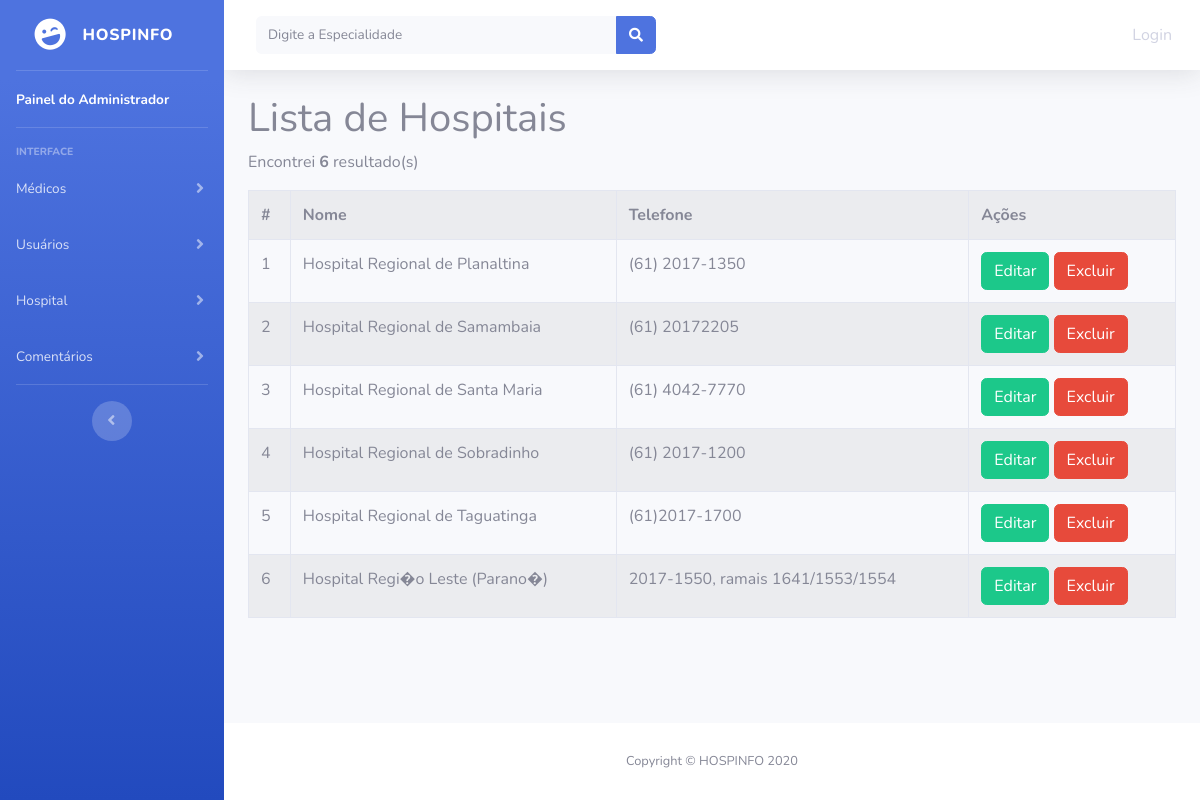
/listar-hospital.php, run on the app's committed database.
### tables this page shows
CREATE TABLE hospital (
id_hospital INTEGER AUTO_INCREMENT PRIMARY KEY,
nome_hospital VARCHAR(250),
endereco_hospital VARCHAR(250),
telefone_hospital VARCHAR(250)
);

### listar-hospital.php (the view, shortened to what this page needs)
<?php
  include("conexao.php");
?>
<!DOCTYPE html>
<html lang="en">
<head>
  <link href="vendor/fontawesome-free/css/all.min.css" rel="stylesheet" type="text/css">
  <link href="css/sb-admin-2.min.css" rel="stylesheet">
</head>
<body id="page-top">
  <div id="wrapper">
    <ul class="navbar-nav bg-gradient-primary sidebar sidebar-dark accordion" id="accordionSidebar">
      <a class="sidebar-brand d-flex align-items-center justify-content-center" href="index.html">
        <div class="sidebar-brand-icon rotate-n-15">
          <i class="fas fa-laugh-wink"></i>
        </div>
        <div class="sidebar-brand-text mx-3">HOSPINFO</div>
      </a>
      <hr class="sidebar-divider my-0">
      <li class="nav-item active">
        <a class="nav-link" href="administrador.php">
          <span>Painel do Administrador</span></a>
      </li>
      <hr class="sidebar-divider">
      <div class="sidebar-heading">
        Interface
      </div>
      <li class="nav-item">
        <a class="nav-link collapsed" href="#" data-toggle="collapse" data-target="#collapseTwo" aria-expanded="true" aria-controls="collapseTwo">
          <span>Médicos</span>
        </a>
      </li>
      <li class="nav-item">
        <a class="nav-link collapsed" href="#" data-toggle="collapse" data-target="#collapseUtilities" aria-expanded="true" aria-controls="collapseUtilities">
          <span>Usuários</span>
        </a>
      </li>
      <li class="nav-item">
        <a class="nav-link collapsed" href="#" data-toggle="collapse" data-target="#collapsePages" aria-expanded="true" aria-controls="collapsePages">
          <span>Hospital</span>
        </a>
      </li>
      <li class="nav-item">
        <a class="nav-link collapsed" href="#" data-toggle="collapse" data-target="#collapsePages" aria-expanded="true" aria-controls="collapsePages">
          <span>Comentários</span>
        </a>
      </li>
      <hr class="sidebar-divider d-none d-md-block">
      <div class="text-center d-none d-md-inline">
        <button class="rounded-circle border-0" id="sidebarToggle"></button>
      </div>
    </ul>
    <div id="content-wrapper" class="d-flex flex-column">
      <div id="content">
        <nav class="navbar navbar-expand navbar-light bg-white topbar mb-4 static-top shadow">
          <form class="d-none d-sm-inline-block form-inline mr-auto ml-md-3 my-2 my-md-0 mw-100 navbar-search" form action="resultado-busca.php" method="POST" name="formuser">
            <div class="input-group">
              <input type="text" class="form-control bg-light border-0 small" placeholder="Digite a Especialidade" aria-label="Search" aria-describedby="basic-addon2" name="buscar_medico" id="buscar_medico">
              <div class="input-group-append">
                <button class="btn btn-primary" type="submit" value="Pesquisar">
                  <i class="fas fa-search fa-sm"></i>
                </button>
              </div>
            </div>
          </form>
          <ul class="navbar-nav ml-auto">
            <?php
              if(empty($_SESSION['usuarioNome'])){
            ?>
              <li class="nav-item active">
                <a class="nav-link" href="login.php">Login</a>
              </li>
            <?php
              };
            ?>
          </ul>
        </nav>
        <div class="container-fluid">
          <h1>Lista de Hospitais</h1>
            <?php
              $sql = "SELECT * FROM hospital ORDER BY nome_hospital";
              $res = $conn->query($sql);
              $qtd = $res->num_rows;
              if($qtd > 0){
                print "<p>Encontrei <b>$qtd</b> resultado(s)</p>";
                print "<table class='table table-bordered table-striped table-hover'>";
                print "<tr>";
                print "<th>#</th>";
                print "<th>Nome</th>";
                print "<th>Telefone</th>";
                print "<th>Ações</th>";
                print "</tr>";
                $count=1;
                while($row = $res->fetch_assoc()){
                  print "<tr>";
                  print "<td>".$count++."</td>";
                  print "<td>".$row["nome_hospital"]."</td>";
                  print "<td>".$row["telefone_hospital"]."</td>";
                  print "<td>
                        <button onclick=\"location.href='editar-hospital.php?acao=editar&id_hospital=".$row["id_hospital"]."';\" class='btn btn-success'>Editar</button>
                        <button onclick=\"if(confirm('Tem certeza que deseja excluir?')){location.href='manter-hospital.php?acao=excluir&id_hospital=".$row["id_hospital"]."';}else{false;};\"  class='btn btn-danger'>Excluir</button>
                       </td>";
                  print "</tr>";
                }
                print "</table>";
              }else{
                print "Não encontrei resultados";
              }
            ?>
        </div>
      </div>
      <footer class="sticky-footer bg-white">
        <div class="container my-auto">
          <div class="copyright text-center my-auto">
            <span>Copyright &copy; HOSPINFO 2020</span>
          </div>
        </div>
      </footer>
    </div>
  </div>
</body>
</html>

### data on the page
hospital: nome_hospital "Hospital Regional de Planaltina", telefone_hospital "(61) 2017-1350"
hospital: nome_hospital "Hospital Regional de Samambaia", telefone_hospital "(61) 20172205"
hospital: nome_hospital "Hospital Regional de Santa Maria", telefone_hospital "(61) 4042-7770"
hospital: nome_hospital "Hospital Regional de Sobradinho", telefone_hospital "(61) 2017-1200"
hospital: nome_hospital "Hospital Regional de Taguatinga", telefone_hospital "(61)2017-1700"
hospital: nome_hospital "Hospital Regi�o Leste (Parano�)", telefone_hospital "2017-1550, ramais 1641/1553/1554"

### other printed values
$qtd "6"
